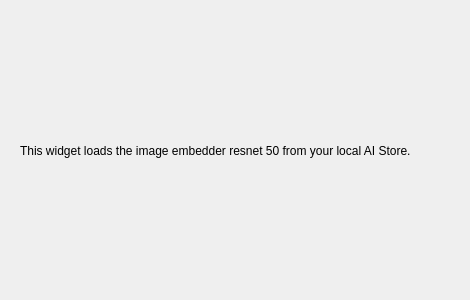
<?xml version="1.0" encoding="UTF-8"?>
<ui version="4.0">
 <class>Form</class>
 <widget class="QWidget" name="Form">
  <property name="geometry">
   <rect>
    <x>0</x>
    <y>0</y>
    <width>470</width>
    <height>300</height>
   </rect>
  </property>
  <property name="windowTitle">
   <string>Form</string>
  </property>
  <widget class="QLabel" name="Description">
   <property name="geometry">
    <rect>
     <x>20</x>
     <y>20</y>
     <width>431</width>
     <height>261</height>
    </rect>
   </property>
   <property name="text">
    <string>This widget loads the image embedder resnet 50 from your local AI Store.</string>
   </property>
   <property name="textFormat">
    <enum>Qt::AutoText</enum>
   </property>
   <property name="alignment">
    <set>Qt::AlignLeading|Qt::AlignLeft|Qt::AlignVCenter</set>
   </property>
   <property name="wordWrap">
    <bool>true</bool>
   </property>
  </widget>
 </widget>
 <resources/>
 <connections/>
</ui>
